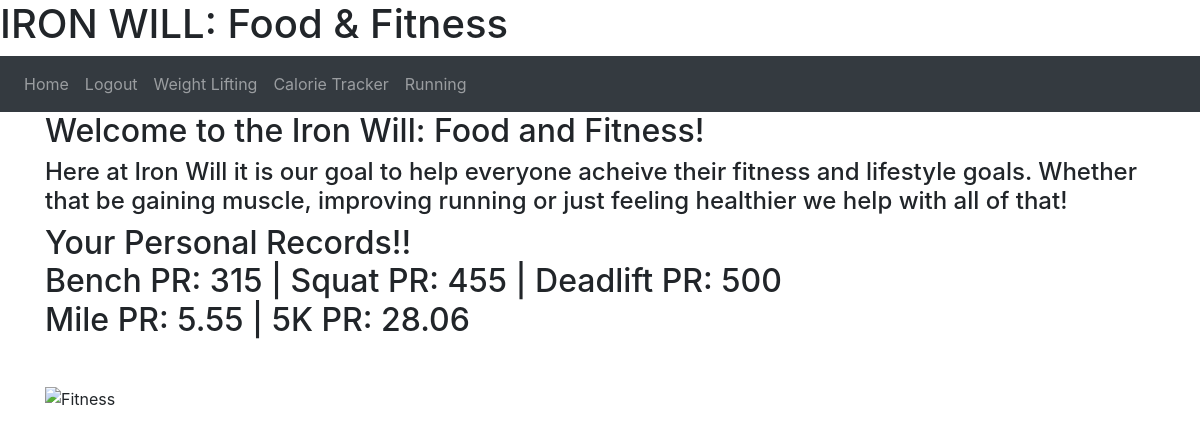
Screenshot of / (signed in) with the database file from the repository.
### website/models.py (models this page shows, shortened)
class User(db.Model, UserMixin):
    user_id = db.Column(db.Integer, primary_key=True)
    first_name = db.Column(db.String(25))
    email = db.Column(db.String(150), unique=True)
    password = db.Column(db.String(100))
    mile = db.Column(db.Float)
    five_k = db.Column(db.Float)
    bench = db.Column(db.Integer)
    squat = db.Column(db.Integer)
    deadlift = db.Column(db.Integer)
    calories = db.Column(db.Float)

### website/views.py (the view)
@views.route('/')
@login_required
def home():
    return render_template("home.html", user=current_user)

### website/__init__.py (called while the page is built)
def create_app():
    app = Flask(__name__)
    app.config['SECRET_KEY'] = SECRET_KEY
    app.config['SQLALCHEMY_DATABASE_URI'] = f'sqlite:///{DB_NAME}'
    db.init_app(app)
    from .views import views
    from .auth import auth
    app.register_blueprint(views, url_prefix='/')
    app.register_blueprint(auth, url_prefix='/')
    from .models import User
    create_database(app)
    login_manager = LoginManager()
    login_manager.login_view = 'auth.login'
    login_manager.init_app(app)
    @login_manager.user_loader
    def load_user(id):
        return User.query.get(int(id))
    return app

### website/templates/home.html
{% extends "base.html" %} {% block title %}Home: {% endblock %} {% block content
%}
<h2>Welcome to the Iron Will: Food and Fitness!</h2>
<h4>
  Here at Iron Will it is our goal to help everyone acheive their fitness and
  lifestyle goals. Whether that be gaining muscle, improving running or just
  feeling healthier we help with all of that!
</h4>
<h2>
  Your Personal Records!!<br />
  Bench PR: {{ user.bench }} | Squat PR: {{ user.squat }} | Deadlift PR: {{
  user.deadlift }}<br />
  Mile PR: {{ user.mile }} | 5K PR: {{ user.five_k }}<br /><br />
</h2>
<img
  src="https://content.active.com/Assets/Active.com+Content+Site+Digital+Assets/Fitness/Galleries/10+Fitness+Tips/Muscle-confusion-is-the-only-way-to-go..jpg"
  alt="Fitness"
/>
{% endblock %}

### rows the page displays
User: bench "315", squat "455", deadlift "500", mile "5.55", five_k "28.06"
